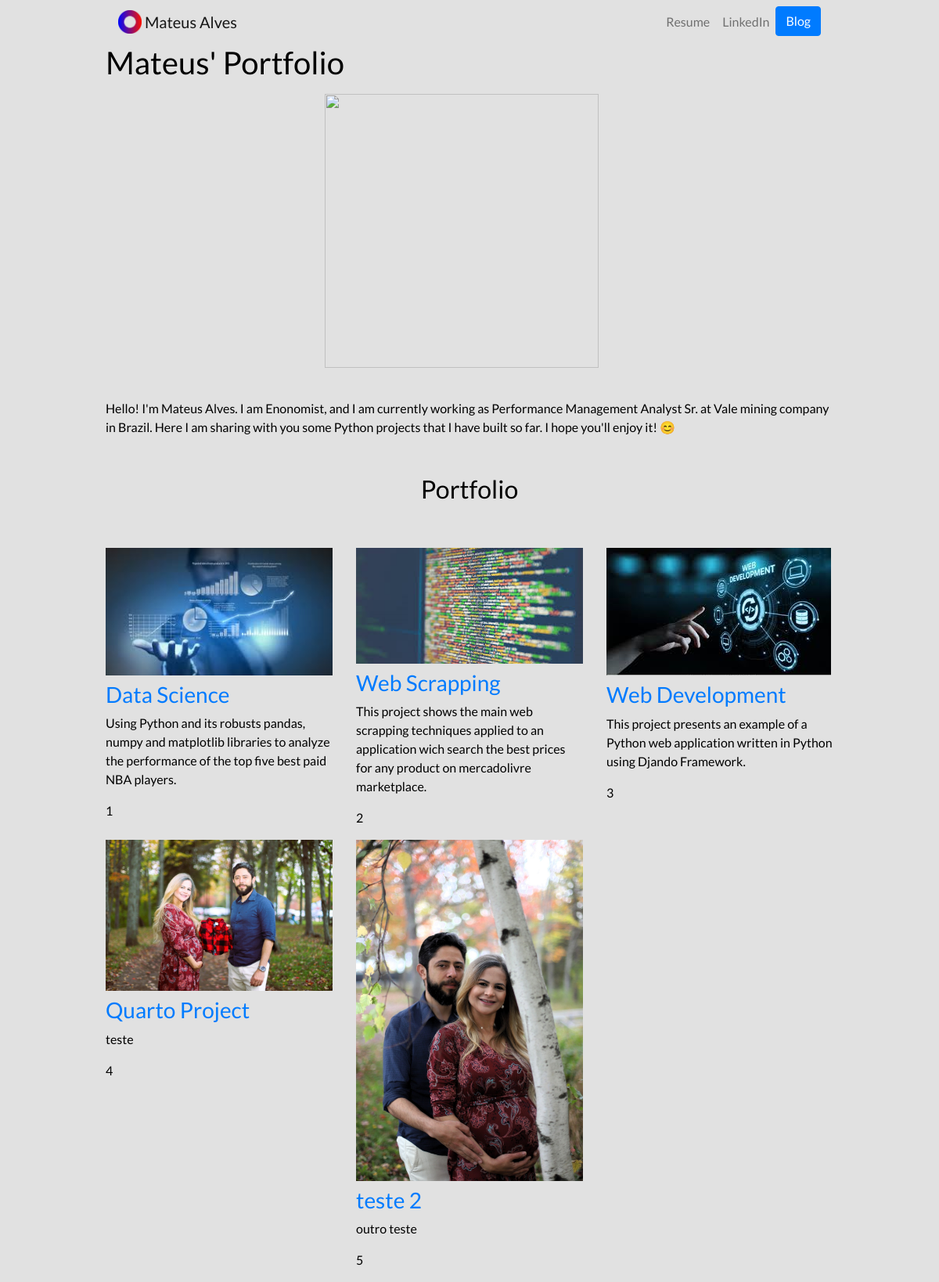
Before: / with the older database file.
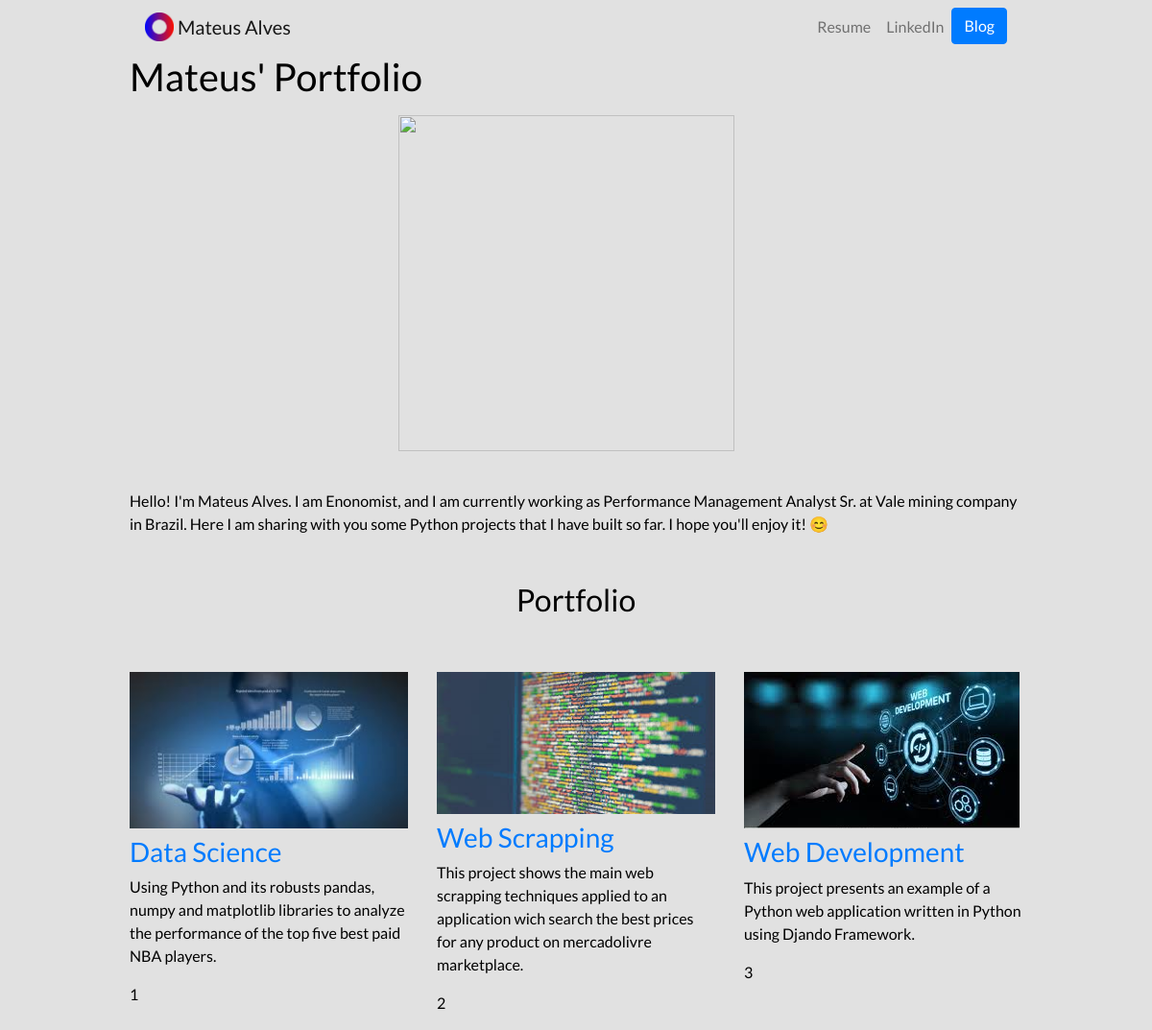
After: the same page with the newer database file.
### portfolio/models.py (models this page shows, shortened)
class Project(models.Model):
    title = models.CharField(max_length=100)
    description = models.CharField(max_length=250)
    image = models.ImageField(upload_to='portfolio/images/')
    url = models.URLField(blank=True)

### portfolio/views.py (the view)
# urls.py: 2. Add a URL to urlpatterns:  path('', views.home, name='home')
def home(request):
    projects = Project.objects.all()     # pega todos os objetos do banco de dados!
    return render(request, 'portfolio/home_backup.html', {'projects': projects})

### portfolio/templates/portfolio/home_backup.html
{% extends 'portfolio/base.html' %}
{% load static %}
{% block content %}
<h1>Mateus' Portfolio</h1>
<div class="row justify-content-center my-3">
    <div class="col-5">
        <img src="{% static 'portfolio/me1.png' %}" class="img-fluid" lenght="400" width="350">
    </div>
</div>
<br>
<p class="fw-bolder">Hello! I'm Mateus Alves. I am Enonomist, and I am currently working
    as Performance Management Analyst Sr. at Vale mining company in Brazil. Here I am sharing with you some
    Python projects that I have built so far. I hope you'll enjoy it! 😊</p <br>
<h2 class="mt-5">Portfolio</h2>
<br>
<br>
<div class="row">
    {% for project in projects %}
    <div class="col-lg-4 col-md-6">
        {% if project.url %}
        <a href="portfolio/{{ project.id }}">
            <img src="{{ project.image.url }}" class="img-fluid mb-2">
        </a>
        {% else %}
        <img src="{{ project.image.url }}" class="img-fluid mb-2">
        {% endif %}
        <h3><a href="portfolio/{{ project.id }}">{{ project.title }}</a></h3>
        <p>{{ project.description }}</p>
        <p>{{ project.id }}</p>
    </div>
    {% endfor %}
</div>
{% endblock %}

Changed rows visible on the page:
removed Project: image (picture), title "Quarto Project", description "teste", id "4"
removed Project: image (picture), title "teste 2", description "outro teste", id "5"
